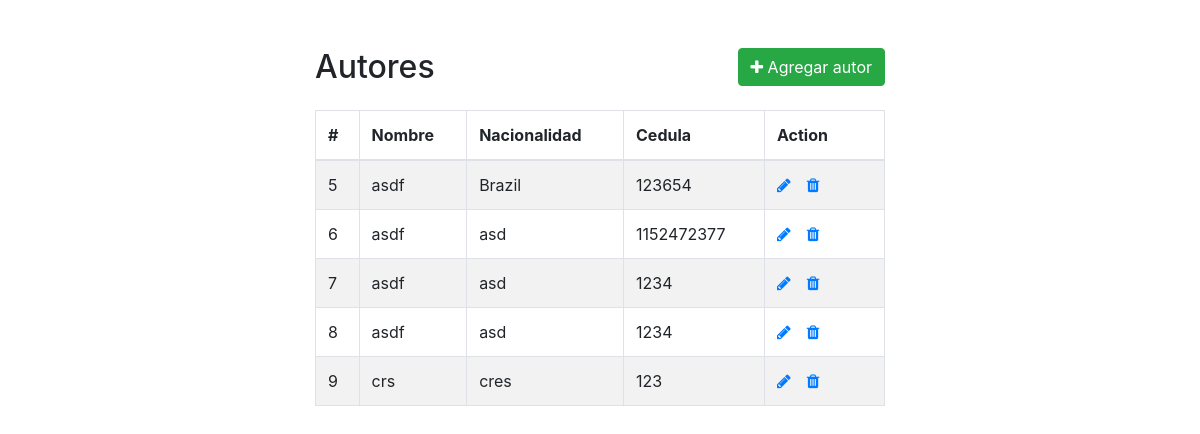
Screenshot of /vista/bienvenido.php with the database file from the repository.
### tables this page shows
CREATE TABLE `autor` (
  `id_autor` int(11) NOT NULL,
  `nombre_autor` varchar(11) NOT NULL,
  `nacionalidad` varchar(11) NOT NULL,
  `cedula` varchar(50) DEFAULT NULL
);

### vista/bienvenido.php (the view, shortened to what this page needs)
<!DOCTYPE html>
<html lang="en">
<head>
    <link rel="stylesheet" href="https://stackpath.bootstrapcdn.com/bootstrap/4.5.2/css/bootstrap.min.css">
    <link rel="stylesheet" href="https://maxcdn.bootstrapcdn.com/font-awesome/4.7.0/css/font-awesome.min.css">
</head>
<body>
    <div class="wrapper">
        <div class="container-fluid">
            <div class="row">
                <div class="col-md-12">
                    <div class="mt-5 mb-3 clearfix">
                        <h2 class="pull-left">Autores</h2>
                        <a href="../vista/autor/createAutor.php" class="btn btn-success pull-right"><i class="fa fa-plus"></i> Agregar autor</a>
                    </div>
                    <?php
                    require_once "../modelo/configConexion.php";
                    $sql = "SELECT * FROM autor";
                    $result = mysqli_query($conn, $sql);
                    if($result){
                        if($result->num_rows > 0){
                            echo '<table class="table table-bordered table-striped">';
                                echo "<thead>";
                                    echo "<tr>";
                                        echo "<th>#</th>";
                                        echo "<th>Nombre</th>";
                                        echo "<th>Nacionalidad</th>";
                                        echo "<th>Cedula</th>";
                                        echo "<th>Action</th>";
                                    echo "</tr>";
                                echo "</thead>";
                                echo "<tbody>";
                                while($row = $result->fetch_array()){
                                    echo "<tr>";
                                        echo "<td>" . $row['id_autor'] . "</td>";
                                        echo "<td>" . $row['nombre_autor'] . "</td>";
                                        echo "<td>" . $row['nacionalidad'] . "</td>";
                                        echo "<td>" . $row['cedula'] . "</td>";
                                        echo "<td>";
                                            echo '<a href="../vista/autor/updateAutor.php?id='. $row['id_autor'] .'" class="mr-3" title="Update Record" data-toggle="tooltip"><span class="fa fa-pencil"></span></a>';
                                            echo '<a href="../vista/autor/deleteAutor.php?id='. $row['id_autor'] .'" title="Delete Record" data-toggle="tooltip"><span class="fa fa-trash"></span></a>';
                                        echo "</td>";
                                    echo "</tr>";
                                }
                                echo "</tbody>";
                            echo "</table>";
                        } else{
                            echo '<div class="alert alert-danger"><em>No se encontraron registros.</em></div>';
                        }
                    } else{
                        echo "¡Ups! Algo salió mal. Por favor, inténtelo de nuevo más tarde.";
                    }
                    ?>
                </div>
            </div>
        </div>
    </div>
</body>
</html>

### vista/bienvenido.php (style rules this page uses)
.wrapper { width: 600px; margin: 0 auto; }
table tr td:last-child { width: 120px; }

### rows the page displays
autor: id_autor "5", nombre_autor "asdf", nacionalidad "Brazil", cedula "123654"
autor: id_autor "6", nombre_autor "asdf", nacionalidad "asd", cedula "1152472377"
autor: id_autor "7", nombre_autor "asdf", nacionalidad "asd", cedula "1234"
autor: id_autor "8", nombre_autor "asdf", nacionalidad "asd", cedula "1234"
autor: id_autor "9", nombre_autor "crs", nacionalidad "cres", cedula "123"
